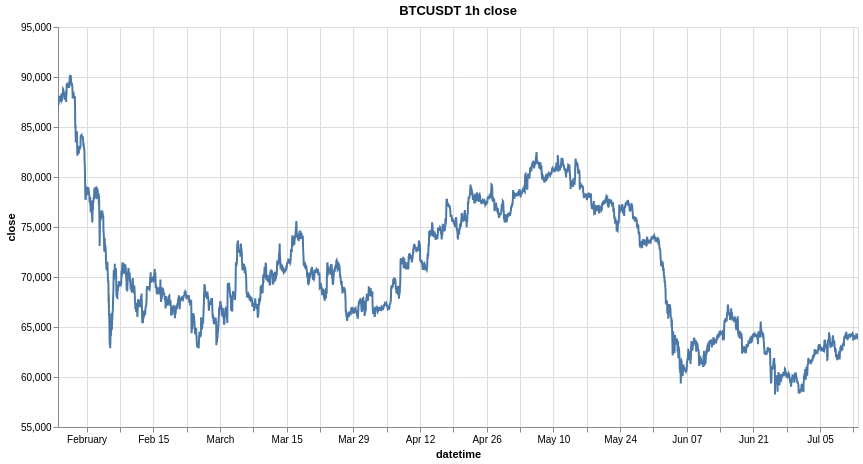

Source (notebook cell):
### Code cell
alt.data_transformers.enable("vegafusion")
research.plot_dyn_timeseries(ts, sym, 'close', time_interval)

### Figure 1 — Vega specification as saved in the notebook (floating-point values rounded to 4 significant figures; data arrays with more than 128 entries replaced by an {"elided": "..."} marker saying what was removed)
{"$schema": "https://vega.github.io/schema/vega/v6.json", "data": [{"name": "param_db82be42624d4632_store"}, {"name": "param_e9b61157fc812227_store"}, {"name": "source_0", "values": {"elided": "4032 records"}, "transform": [{"type": "formula", "expr": "toDate(datum['datetime'])", "as": "datetime"}]}, {"name": "source_0_y_domain_close", "values": [{"min": 58250.0, "max": 90220.0}]}], "signals": [{"name": "unit", "value": {}, "on": [{"events": "pointermove", "update": "isTuple(group()) ? group() : unit"}]}, {"name": "param_db82be42624d4632", "update": "vlSelectionResolve(\"param_db82be42624d4632_store\", \"union\")"}, {"name": "param_e9b61157fc812227", "update": "vlSelectionResolve(\"param_e9b61157fc812227_store\", \"union\")"}, {"name": "param_db82be42624d4632_datetime", "on": [{"events": [{"source": "view", "type": "dblclick"}], "update": "null"}, {"events": {"signal": "param_db82be42624d4632_translate_delta"}, "update": "panLinear(param_db82be42624d4632_translate_anchor.extent_x, -param_db82be42624d4632_translate_delta.x / width)"}, {"events": {"signal": "param_db82be42624d4632_zoom_delta"}, "update": "zoomLinear(domain(\"x\"), param_db82be42624d4632_zoom_anchor.x, param_db82be42624d4632_zoom_delta)"}]}, {"name": "param_db82be42624d4632_tuple", "on": [{"events": [{"signal": "param_db82be42624d4632_datetime"}], "update": "param_db82be42624d4632_datetime ? {unit: \"\", fields: param_db82be42624d4632_tuple_fields, values: [param_db82be42624d4632_datetime]} : null"}]}, {"name": "param_db82be42624d4632_tuple_fields", "value": [{"field": "datetime", "channel": "x", "type": "R"}]}, {"name": "param_db82be42624d4632_translate_anchor", "value": {}, "on": [{"events": [{"source": "scope", "type": "pointerdown"}], "update": "{x: x(unit), y: y(unit), extent_x: domain(\"x\")}"}]}, {"name": "param_db82be42624d4632_translate_delta", "value": {}, "on": [{"events": [{"source": "window", "between": [{"source": "scope", "type": "pointerdown"}, {"source": "window", "type": "pointerup"}], "consume": true, "type": "pointermove"}], "update": "{x: param_db82be42624d4632_translate_anchor.x - x(unit), y: param_db82be42624d4632_translate_anchor.y - y(unit)}"}]}, {"name": "param_db82be42624d4632_zoom_anchor", "on": [{"events": [{"source": "scope", "type": "wheel", "consume": true}], "update": "{x: invert(\"x\", x(unit)), y: invert(\"y\", y(unit))}"}]}, {"name": "param_db82be42624d4632_zoom_delta", "on": [{"events": [{"source": "scope", "consume": true, "type": "wheel"}], "update": "pow(1.001, event.deltaY * pow(16, event.deltaMode))", "force": true}]}, {"name": "param_db82be42624d4632_modify", "on": [{"events": {"signal": "param_db82be42624d4632_tuple"}, "update": "modify(\"param_db82be42624d4632_store\", param_db82be42624d4632_tuple, true)"}]}, {"name": "param_e9b61157fc812227_close", "on": [{"events": [{"source": "view", "type": "dblclick"}], "update": "null"}, {"events": {"signal": "param_e9b61157fc812227_translate_delta"}, "update": "panLinear(param_e9b61157fc812227_translate_anchor.extent_y, param_e9b61157fc812227_translate_delta.y / height)"}, {"events": {"signal": "param_e9b61157fc812227_zoom_delta"}, "update": "zoomLinear(domain(\"y\"), param_e9b61157fc812227_zoom_anchor.y, param_e9b61157fc812227_zoom_delta)"}]}, {"name": "param_e9b61157fc812227_tuple", "on": [{"events": [{"signal": "param_e9b61157fc812227_close"}], "update": "param_e9b61157fc812227_close ? {unit: \"\", fields: param_e9b61157fc812227_tuple_fields, values: [param_e9b61157fc812227_close]} : null"}]}, {"name": "param_e9b61157fc812227_tuple_fields", "value": [{"field": "close", "channel": "y", "type": "R"}]}, {"name": "param_e9b61157fc812227_translate_anchor", "value": {}, "on": [{"events": [{"source": "scope", "type": "pointerdown"}], "update": "{x: x(unit), y: y(unit), extent_y: domain(\"y\")}"}]}, {"name": "param_e9b61157fc812227_translate_delta", "value": {}, "on": [{"events": [{"source": "window", "between": [{"source": "scope", "type": "pointerdown"}, {"source": "window", "type": "pointerup"}], "consume": true, "type": "pointermove"}], "update": "{x: param_e9b61157fc812227_translate_anchor.x - x(unit), y: param_e9b61157fc812227_translate_anchor.y - y(unit)}"}]}, {"name": "param_e9b61157fc812227_zoom_anchor", "on": [{"events": [{"source": "scope", "type": "wheel", "consume": true}], "update": "{x: invert(\"x\", x(unit)), y: invert(\"y\", y(unit))}"}]}, {"name": "param_e9b61157fc812227_zoom_delta", "on": [{"events": [{"source": "scope", "consume": true, "type": "wheel"}], "update": "pow(1.001, event.deltaY * pow(16, event.deltaMode))", "force": true}]}, {"name": "param_e9b61157fc812227_modify", "on": [{"events": {"signal": "param_e9b61157fc812227_tuple"}, "update": "modify(\"param_e9b61157fc812227_store\", param_e9b61157fc812227_tuple, true)"}]}], "marks": [{"type": "line", "name": "marks", "from": {"data": "source_0"}, "sort": {"field": "x"}, "encode": {"update": {"defined": {"signal": "isValid(datum[\"datetime\"]) && isFinite(+datum[\"datetime\"]) && isValid(datum[\"close\"]) && isFinite(+datum[\"close\"])"}, "y": {"field": "close", "scale": "y"}, "tooltip": {"signal": "{\"datetime\": timeFormat(datum[\"datetime\"], \"%b %d, %Y\"), \"close\": format(datum[\"close\"], \"\")}"}, "x": {"field": "datetime", "scale": "x"}, "stroke": {"value": "#4c78a8"}}}, "interactive": true, "style": ["line"], "clip": true}], "scales": [{"name": "x", "type": "time", "domain": {"data": "source_0", "field": "datetime"}, "range": [0, {"signal": "width"}], "domainRaw": {"signal": "param_db82be42624d4632[\"datetime\"]"}}, {"name": "y", "type": "linear", "domain": [{"signal": "(data(\"source_0_y_domain_close\")[0] || {}).min"}, {"signal": "(data(\"source_0_y_domain_close\")[0] || {}).max"}], "range": [{"signal": "height"}, 0], "zero": false, "nice": true, "domainRaw": {"signal": "param_e9b61157fc812227[\"close\"]"}}], "axes": [{"scale": "x", "domain": false, "zindex": 0, "gridScale": "y", "tickCount": {"signal": "ceil(width/40)"}, "orient": "bottom", "grid": true, "labels": false, "maxExtent": 0, "aria": false, "ticks": false, "minExtent": 0}, {"scale": "y", "maxExtent": 0, "zindex": 0, "orient": "left", "gridScale": "x", "labels": false, "aria": false, "tickCount": {"signal": "ceil(height/40)"}, "minExtent": 0, "ticks": false, "domain": false, "grid": true}, {"scale": "x", "grid": false, "labelOverlap": true, "tickCount": {"signal": "ceil(width/40)"}, "zindex": 0, "orient": "bottom", "labelFlush": true, "title": "datetime"}, {"scale": "y", "labelOverlap": true, "tickCount": {"signal": "ceil(height/40)"}, "grid": false, "title": "close", "zindex": 0, "orient": "left"}], "title": {"text": "BTCUSDT 1h close", "frame": "group"}, "padding": 5, "height": 400, "style": "cell", "background": "white", "width": 800}
